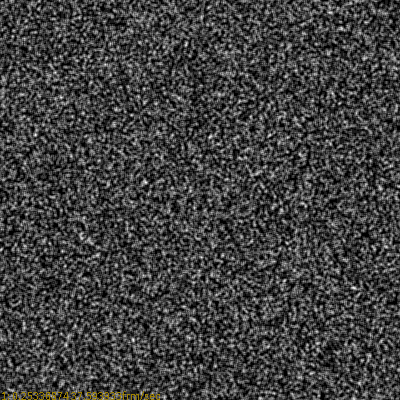
Frame 1 (no input)
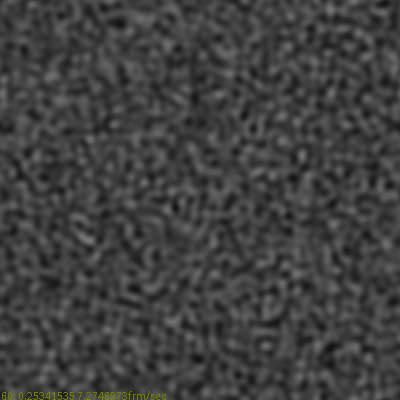
Frame 60 (the mouse pressed at the canvas centre just before this capture)
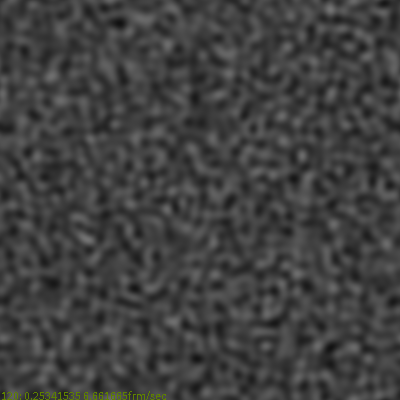
Frame 120 (the mouse held since frame 60 and released just before this capture)

The Processing sketch that drew these frames (run headless with seeded random() and noise(); from frame 60 on, the mouse is pressed at the canvas centre):

// Processing sketch: Pattern05
// ── Pattern05.pde
/// Simple floating point based cellular automaton.

int SIDE=400;  //< ???
double[][] cstates=new double[SIDE][SIDE]; //< Current states of cells
double[][] nstates=new double[SIDE][SIDE]; //< New states of cells
float DENS=0.25; //0.5;0.15 etc...

//Weights depending on the neighbor's distance
double WeightDist3=-0.3; //-0.333333333333333333;//-0.4; //-0.2;
double WeightDist2=0.1; // 0.1;//-0.1; //-0.05;
double WeightDist1=6.066666666666667; // 6.155555555555555556;//6.68888888888889;//1.0; //6.06666666666667;
double WeightSum=9*WeightDist1+16*WeightDist2+24*WeightDist3; //< Used in the main loop!

//Statistic
float average=0;

void settings() ///< ???
{
  size(SIDE, SIDE);
  noSmooth();
}

void initialiseDens() ///< ???
{
  for (int i=0; i<SIDE; i++)
    for (int j=0; j<SIDE; j++)
      if (random(1.0)<DENS)
        cstates[i][j]=1.0;
      else
        cstates[i][j]=0.0;
}

void initialiseLine() ///< Alternative initialisation
{
  for (int i=0; i<SIDE; i++)
    for (int j=0; j<SIDE; j++)
      if (j==SIDE/2)
        cstates[i][j]=1.0;
      else
        cstates[i][j]=0.0;
}

void visualise() ///< ???
{
  double sum=0; //More precise
  for (int i=0; i<SIDE; i++)
    for (int j=0; j<SIDE; j++)
    {
      double value=cstates[i][j];
      sum+=value;
      
      if(0.<=value && value<=1.)
        stroke((float)value*255);
      else if(value<0.)
        stroke(255,0,0);
      else
        stroke(0,255,255);
        
      point(i,j);  
    }
    
  average=(float)sum/(SIDE*SIDE); //with limited precision of the result
}

void newStates() ///< ???
{
  for (int i=0; i<SIDE; i++)
    for (int j=0; j<SIDE; j++)
    {
      double sum=0;
      for(int k=-3;k<=3;k++)
       for(int l=-3;l<=3;l++)
       {
         int a=(i+k+SIDE)%SIDE;
         int b=(j+l+SIDE)%SIDE;
         
         double w=WeightDist1;
         
         //when any neighborhood coordinate is distant by 3.
         if(k==-3 || k==3 || l==-3 || l==3)
           w=WeightDist3;
         else if(k==-2 || k==2 || l==-2 || l==2) // and if not at 3, then at 2
           w=WeightDist2;
           
         sum+=cstates[a][b]*w;
       }
       
       sum/=WeightSum;
       //If the initial density is not 0.5, then for many sets of weights 
       //the truncations below zero and above 1 do not balance each other, 
       //and the average then tends to 0.5 (faster or slower)
       if(0.<=sum && sum<=1.)
         nstates[i][j]=sum;
       else if(sum<0) 
         nstates[i][j]=0.;
       else
         nstates[i][j]=1.;
       
    }
   
   double[][] tmp=cstates;
   cstates=nstates;
   nstates=tmp;
}

void setup() ///< ???
{
  if(DENS>0) //selection of initialization method
    initialiseDens();
  else
    initialiseLine();
  visualise();
  frameRate(100); // 100 frame/sec.? Just a wishful thinking :-D
}

void draw() ///< ???
{
  newStates();
  visualise();
  fill(64+random(128),128,0);
  String msg=frameCount+": "+average+" "+frameRate+"frm/sec";
  text(msg,1,height); // here we have the actual speed.
  if(frameCount%10==0) println(msg);
}

/// @date 2026-10-07 (modification)
